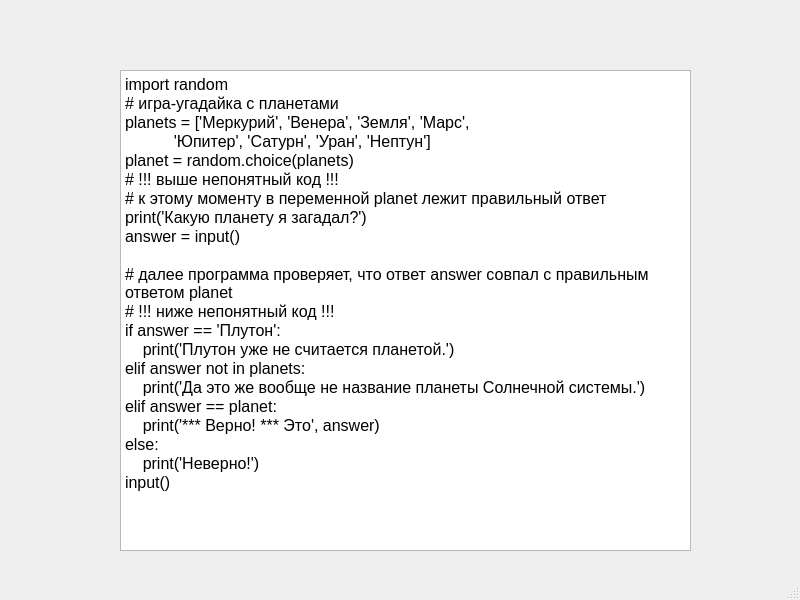
<?xml version="1.0" encoding="UTF-8"?>
<ui version="4.0">
 <class>MainWindow</class>
 <widget class="QMainWindow" name="MainWindow">
  <property name="geometry">
   <rect>
    <x>0</x>
    <y>0</y>
    <width>800</width>
    <height>600</height>
   </rect>
  </property>
  <property name="windowTitle">
   <string>MainWindow</string>
  </property>
  <widget class="QWidget" name="centralwidget">
   <widget class="QTextBrowser" name="textBrowser">
    <property name="geometry">
     <rect>
      <x>120</x>
      <y>70</y>
      <width>571</width>
      <height>481</height>
     </rect>
    </property>
    <property name="styleSheet">
     <string notr="true">QWidget {
	font-size: 16pt;
}</string>
    </property>
    <property name="html">
     <string>&lt;!DOCTYPE HTML PUBLIC &quot;-//W3C//DTD HTML 4.0//EN&quot; &quot;http://www.w3.org/TR/REC-html40/strict.dtd&quot;&gt;
&lt;html&gt;&lt;head&gt;&lt;meta name=&quot;qrichtext&quot; content=&quot;1&quot; /&gt;&lt;style type=&quot;text/css&quot;&gt;
p, li { white-space: pre-wrap; }
&lt;/style&gt;&lt;/head&gt;&lt;body style=&quot; font-family:'MS Shell Dlg 2'; font-size:16pt; font-weight:400; font-style:normal;&quot;&gt;
&lt;p style=&quot; margin-top:12px; margin-bottom:0px; margin-left:0px; margin-right:0px; -qt-block-indent:0; text-indent:0px;&quot;&gt;&lt;span style=&quot; font-family:'Courier New'; font-size:12pt; color:#000000;&quot;&gt;import random&lt;/span&gt;&lt;/p&gt;
&lt;p style=&quot; margin-top:0px; margin-bottom:0px; margin-left:0px; margin-right:0px; -qt-block-indent:0; text-indent:0px;&quot;&gt;&lt;span style=&quot; font-family:'Courier New'; font-size:12pt; color:#000000;&quot;&gt;# игра-угадайка с планетами&lt;/span&gt;&lt;/p&gt;
&lt;p style=&quot; margin-top:0px; margin-bottom:0px; margin-left:0px; margin-right:0px; -qt-block-indent:0; text-indent:0px;&quot;&gt;&lt;span style=&quot; font-family:'Courier New'; font-size:12pt; color:#000000;&quot;&gt;planets = ['Меркурий', 'Венера', 'Земля', 'Марс',&lt;/span&gt;&lt;/p&gt;
&lt;p style=&quot; margin-top:0px; margin-bottom:0px; margin-left:0px; margin-right:0px; -qt-block-indent:0; text-indent:0px;&quot;&gt;&lt;span style=&quot; font-family:'Courier New'; font-size:12pt; color:#000000;&quot;&gt;           'Юпитер', 'Сатурн', 'Уран', 'Нептун']&lt;/span&gt;&lt;/p&gt;
&lt;p style=&quot; margin-top:0px; margin-bottom:0px; margin-left:0px; margin-right:0px; -qt-block-indent:0; text-indent:0px;&quot;&gt;&lt;span style=&quot; font-family:'Courier New'; font-size:12pt; color:#000000;&quot;&gt;planet = random.choice(planets)&lt;/span&gt;&lt;/p&gt;
&lt;p style=&quot; margin-top:0px; margin-bottom:0px; margin-left:0px; margin-right:0px; -qt-block-indent:0; text-indent:0px;&quot;&gt;&lt;span style=&quot; font-family:'Courier New'; font-size:12pt; color:#000000;&quot;&gt;# !!! выше непонятный код !!!&lt;/span&gt;&lt;/p&gt;
&lt;p style=&quot; margin-top:0px; margin-bottom:0px; margin-left:0px; margin-right:0px; -qt-block-indent:0; text-indent:0px;&quot;&gt;&lt;span style=&quot; font-family:'Courier New'; font-size:12pt; color:#000000;&quot;&gt;# к этому моменту в переменной planet лежит правильный ответ&lt;/span&gt;&lt;/p&gt;
&lt;p style=&quot; margin-top:0px; margin-bottom:0px; margin-left:0px; margin-right:0px; -qt-block-indent:0; text-indent:0px;&quot;&gt;&lt;span style=&quot; font-family:'Courier New'; font-size:12pt; color:#000000;&quot;&gt;print('Какую планету я загадал?')&lt;/span&gt;&lt;/p&gt;
&lt;p style=&quot; margin-top:0px; margin-bottom:0px; margin-left:0px; margin-right:0px; -qt-block-indent:0; text-indent:0px;&quot;&gt;&lt;span style=&quot; font-family:'Courier New'; font-size:12pt; color:#000000;&quot;&gt;answer = input()&lt;/span&gt;&lt;/p&gt;
&lt;p style=&quot;-qt-paragraph-type:empty; margin-top:0px; margin-bottom:0px; margin-left:0px; margin-right:0px; -qt-block-indent:0; text-indent:0px; font-family:'Courier New'; font-size:12pt; color:#000000;&quot;&gt;&lt;br /&gt;&lt;/p&gt;
&lt;p style=&quot; margin-top:0px; margin-bottom:0px; margin-left:0px; margin-right:0px; -qt-block-indent:0; text-indent:0px;&quot;&gt;&lt;span style=&quot; font-family:'Courier New'; font-size:12pt; color:#000000;&quot;&gt;# далее программа проверяет, что ответ answer совпал с правильным ответом planet&lt;/span&gt;&lt;/p&gt;
&lt;p style=&quot; margin-top:0px; margin-bottom:0px; margin-left:0px; margin-right:0px; -qt-block-indent:0; text-indent:0px;&quot;&gt;&lt;span style=&quot; font-family:'Courier New'; font-size:12pt; color:#000000;&quot;&gt;# !!! ниже непонятный код !!!&lt;/span&gt;&lt;/p&gt;
&lt;p style=&quot; margin-top:0px; margin-bottom:0px; margin-left:0px; margin-right:0px; -qt-block-indent:0; text-indent:0px;&quot;&gt;&lt;span style=&quot; font-family:'Courier New'; font-size:12pt; color:#000000;&quot;&gt;if answer == 'Плутон':&lt;/span&gt;&lt;/p&gt;
&lt;p style=&quot; margin-top:0px; margin-bottom:0px; margin-left:0px; margin-right:0px; -qt-block-indent:0; text-indent:0px;&quot;&gt;&lt;span style=&quot; font-family:'Courier New'; font-size:12pt; color:#000000;&quot;&gt;    print('Плутон уже не считается планетой.')&lt;/span&gt;&lt;/p&gt;
&lt;p style=&quot; margin-top:0px; margin-bottom:0px; margin-left:0px; margin-right:0px; -qt-block-indent:0; text-indent:0px;&quot;&gt;&lt;span style=&quot; font-family:'Courier New'; font-size:12pt; color:#000000;&quot;&gt;elif answer not in planets:&lt;/span&gt;&lt;/p&gt;
&lt;p style=&quot; margin-top:0px; margin-bottom:0px; margin-left:0px; margin-right:0px; -qt-block-indent:0; text-indent:0px;&quot;&gt;&lt;span style=&quot; font-family:'Courier New'; font-size:12pt; color:#000000;&quot;&gt;    print('Да это же вообще не название планеты Солнечной системы.')&lt;/span&gt;&lt;/p&gt;
&lt;p style=&quot; margin-top:0px; margin-bottom:0px; margin-left:0px; margin-right:0px; -qt-block-indent:0; text-indent:0px;&quot;&gt;&lt;span style=&quot; font-family:'Courier New'; font-size:12pt; color:#000000;&quot;&gt;elif answer == planet:&lt;/span&gt;&lt;/p&gt;
&lt;p style=&quot; margin-top:0px; margin-bottom:0px; margin-left:0px; margin-right:0px; -qt-block-indent:0; text-indent:0px;&quot;&gt;&lt;span style=&quot; font-family:'Courier New'; font-size:12pt; color:#000000;&quot;&gt;    print('*** Верно! *** Это', answer)&lt;/span&gt;&lt;/p&gt;
&lt;p style=&quot; margin-top:0px; margin-bottom:0px; margin-left:0px; margin-right:0px; -qt-block-indent:0; text-indent:0px;&quot;&gt;&lt;span style=&quot; font-family:'Courier New'; font-size:12pt; color:#000000;&quot;&gt;else:&lt;/span&gt;&lt;/p&gt;
&lt;p style=&quot; margin-top:0px; margin-bottom:0px; margin-left:0px; margin-right:0px; -qt-block-indent:0; text-indent:0px;&quot;&gt;&lt;span style=&quot; font-family:'Courier New'; font-size:12pt; color:#000000;&quot;&gt;    print('Неверно!')&lt;/span&gt;&lt;/p&gt;
&lt;p style=&quot; margin-top:0px; margin-bottom:12px; margin-left:0px; margin-right:0px; -qt-block-indent:0; text-indent:0px;&quot;&gt;&lt;span style=&quot; font-family:'Courier New'; font-size:12pt; color:#000000;&quot;&gt;input()&lt;/span&gt;&lt;/p&gt;&lt;/body&gt;&lt;/html&gt;</string>
    </property>
   </widget>
  </widget>
  <widget class="QMenuBar" name="menubar">
   <property name="geometry">
    <rect>
     <x>0</x>
     <y>0</y>
     <width>800</width>
     <height>21</height>
    </rect>
   </property>
  </widget>
  <widget class="QStatusBar" name="statusbar"/>
 </widget>
 <resources/>
 <connections/>
</ui>
